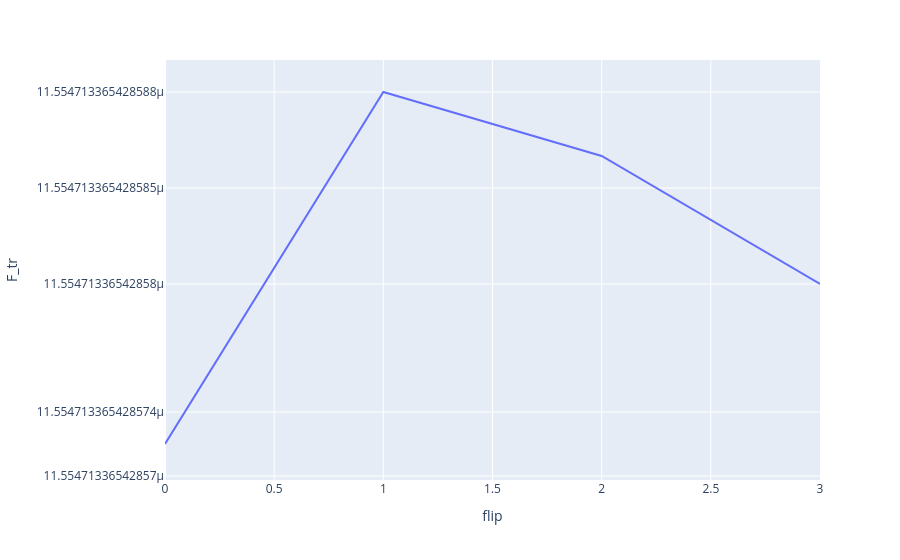

Source (notebook cell):
### Code cell
import plotly.express as px

if hoda.extra_train_info:
    fig = px.line(df, x='flip', y='F_tr', log_y=False)
    fig.show()

### Figure 1 — Plotly figure (JSON) as saved in the notebook; plotly's stock layout.template omitted (floating-point values rounded to 4 significant figures)
{"data": [{"hovertemplate": "flip=%{x}<br>F_tr=%{y}<extra></extra>", "legendgroup": "", "line": {"color": "#636efa", "dash": "solid"}, "marker": {"symbol": "circle"}, "mode": "lines", "name": "", "orientation": "v", "showlegend": false, "type": "scatter", "x": [0, 1, 2, 3], "xaxis": "x", "y": [1.155e-05, 1.155e-05, 1.155e-05, 1.155e-05], "yaxis": "y"}], "layout": {"autosize": true, "legend": {"tracegroupgap": 0}, "margin": {"t": 60}, "xaxis": {"anchor": "y", "autorange": true, "domain": [0, 1], "range": [0, 3], "title": {"text": "flip"}, "type": "linear"}, "yaxis": {"anchor": "x", "autorange": true, "domain": [0, 1], "range": [1.155e-05, 1.155e-05], "title": {"text": "F_tr"}, "type": "linear"}}}
